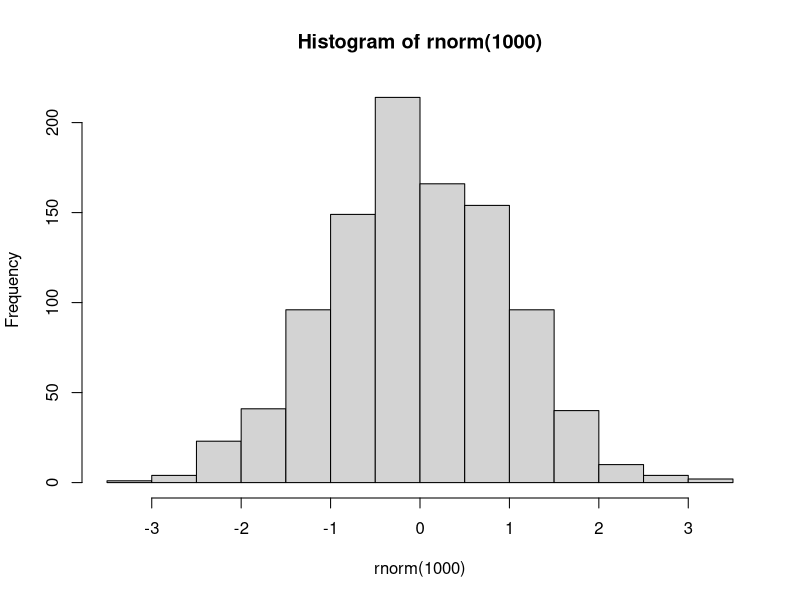

Generate this figure with R:
## ---- chunk 1
x <- 10

#needs to be a single logical statement - returns T or F
#if true, does the next thing (which is contained in the {})
if(x > 5) {
  x <- x^2
}

#add else 
#put ending bracket for if and starting bracket for else on the same line } else {
if(x > 5) {
  x <- x^2
} else {
  x <- x^3
}

x <- 10
if(x > 5) {
  x <- x^2
} else if(x > 3) {
  x <- x^3
} else {
  x <- x - 1
}
 
y <- TRUE

if(y) {
  hist(rnorm(1000))
}

# or if NOT y
if(!y) {
  hist(rnorm(1000))
}

# use to change or get rid of NAs
if(is.na(x)) {
  x <- NULL
}
## ---- chunk 2
mydf <- data.frame(x = rnorm(n = 1000, mean = 2, sd = 1), group = rep(1:10, each = 100)) 

rep(1:3, 3) #rep 1-3, 3 times
rep(1:3, each = 3) # get 1, 1, 1, 2, 2, 2,...
rep(1:3, each = 3, 2) #ditto but do that twice

this.vector <- mydf[mydf$group == 1, "x"]
my.answer <- mean(this.vector)

# MAKE IT A LOOP
for(i in 1:10) {
  print (i * 2)
}

my.answer <- vector(length = 3) # create a container before the loop
for(this.counter in 1:3) {
  this.group <- c(3, 5, 9)[this.counter]
  this.vector <- mydf[mydf$group == this.group, "x"]
  my.answer[this.counter] <- mean(this.vector)  #made a subset in my.answer to save all the answers - but need to have my.answer already set up
}
my.answer
